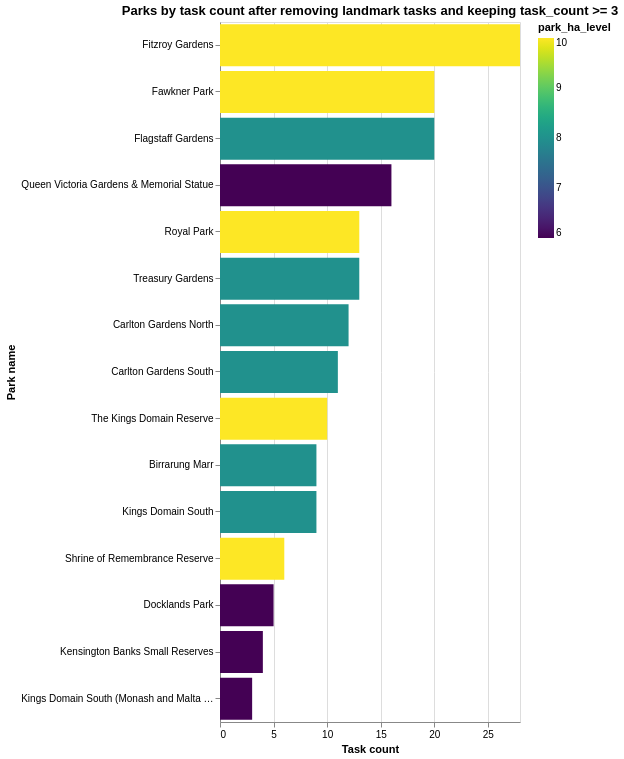

Write notebook code for a chart like this one.
### Code cell
# Remove landmark tasks and task_count >= 3
if "feature_source" in tasks.columns:
    tasks = tasks[tasks["feature_source"].astype(str).str.lower() != "landmark"].copy()

# Compute task counts per park after filtering
counts = tasks.groupby("park_id").size().reset_index(name="task_count")
parks["park_id"] = pd.to_numeric(parks["park_id"], errors="coerce")
counts["park_id"] = pd.to_numeric(counts["park_id"], errors="coerce")
merged = parks.merge(counts, on="park_id", how="left")
merged["task_count"] = merged["task_count"].fillna(0).astype(int)
merged["park_ha_level"] = pd.to_numeric(merged["park_ha_level"], errors="coerce")

# Keep parks with park_ha_level >= 6 and at least 3 tasks
filtered = merged[(merged["park_ha_level"] >= 6) & (merged["task_count"] >= 3)].copy()

# Show all parks sorted by task_count
all_parks_sorted = filtered.sort_values("task_count", ascending=False)
bar = alt.Chart(all_parks_sorted).mark_bar().encode(
    x=alt.X("task_count:Q", title="Task count"),
    y=alt.Y("park_name:N", sort="-x", title="Park name"),
    color=alt.Color("park_ha_level:Q", scale=alt.Scale(scheme="viridis")),
    tooltip=["park_name:N", "park_id:Q", "task_count:Q", "park_ha_level:Q"]
).properties(title="Parks by task count after removing landmark tasks and keeping task_count >= 3", height=700)

bar.configure_axis(labelLimit=200)

### Figure 1 — Vega-Lite specification as saved in the notebook (floating-point values rounded to 4 significant figures)
{"config": {"view": {"continuousWidth": 300, "continuousHeight": 300}, "axis": {"labelLimit": 200}}, "data": {"name": "data-a532b33046ae3b9226c6ea2f82f45b43"}, "mark": {"type": "bar"}, "encoding": {"color": {"field": "park_ha_level", "scale": {"scheme": "viridis"}, "type": "quantitative"}, "tooltip": [{"field": "park_name", "type": "nominal"}, {"field": "park_id", "type": "quantitative"}, {"field": "task_count", "type": "quantitative"}, {"field": "park_ha_level", "type": "quantitative"}], "x": {"field": "task_count", "title": "Task count", "type": "quantitative"}, "y": {"field": "park_name", "sort": "-x", "title": "Park name", "type": "nominal"}}, "height": 700, "title": "Parks by task count after removing landmark tasks and keeping task_count >= 3", "$schema": "https://vega.github.io/schema/vega-lite/v6.1.0.json", "datasets": {"data-a532b33046ae3b9226c6ea2f82f45b43": [{"park_id": 36, "park_name": "Fitzroy Gardens", "description": "Fitzroy Gardens is a public park in Melbourne, Melbourne.", "latitude": -37.81, "longitude": 145.0, "st_point": "POINT(144.98045579973143 -37.81296164888416)", "min_weather_accept_level": 5.5, "transport_accessibility_score": 6, "task_richness_score": 10.0, "park_ha_level": 10, "recommend_description": "This park has strong weather tolerance because it combines rich activities, suitable size, and accessible transport. This park contains 13 nature features, 18 art features, 1 urban discovery features.", "task_count": 28}, {"park_id": 35, "park_name": "Fawkner Park", "description": "Fawkner Park is a public park in Melbourne, Melbourne.", "latitude": -37.84, "longitude": 145.0, "st_point": "POINT(144.98174178026838 -37.84103061438385)", "min_weather_accept_level": 5.95, "transport_accessibility_score": 6, "task_richness_score": 8.0, "park_ha_level": 10, "recommend_description": "This park has strong weather tolerance because it combines rich activities, suitable size, and accessible transport. This park contains 21 nature features.", "task_count": 20}, {"park_id": 37, "park_name": "Flagstaff Gardens", "description": "Flagstaff Gardens is a public park in Melbourne, Melbourne.", "latitude": -37.81, "longitude": 145.0, "st_point": "POINT(144.95443421269437 -37.81045611438672)", "min_weather_accept_level": 5.77, "transport_accessibility_score": 9, "task_richness_score": 8.47, "park_ha_level": 8, "recommend_description": "This park has strong weather tolerance because it combines rich activities, suitable size, and accessible transport. This park contains 17 nature features, 4 art features.", "task_count": 20}, {"park_id": 93, "park_name": "Queen Victoria Gardens & Memorial Statue", "description": "Queen Victoria Gardens & Memorial Statue is a public park in Melbourne, Melbourne.", "latitude": -37.82, "longitude": 145.0, "st_point": "POINT(144.97108137630903 -37.82189460768603)", "min_weather_accept_level": 6.21, "transport_accessibility_score": 9, "task_richness_score": 7.85, "park_ha_level": 6, "recommend_description": "This park has strong weather tolerance because it combines rich activities, suitable size, and accessible transport. This park contains 5 nature features, 12 art features.", "task_count": 16}, {"park_id": 101, "park_name": "Royal Park", "description": "Royal Park is a public park in Melbourne, Melbourne.", "latitude": -37.79, "longitude": 144.9, "st_point": "POINT(144.9497571609021 -37.78922077121199)", "min_weather_accept_level": 5.97, "transport_accessibility_score": 4, "task_richness_score": 9.0, "park_ha_level": 10, "recommend_description": "This park has strong weather tolerance because it combines rich activities, suitable size, and accessible transport. This park contains 12 nature features, 2 art features.", "task_count": 13}, {"park_id": 124, "park_name": "Treasury Gardens", "description": "Treasury Gardens is a public park in Melbourne, Melbourne.", "latitude": -37.81, "longitude": 145.0, "st_point": "POINT(144.97615228376898 -37.814109880997094)", "min_weather_accept_level": 5.84, "transport_accessibility_score": 9, "task_richness_score": 8.15, "park_ha_level": 8, "recommend_description": "This park has strong weather tolerance because it combines rich activities, suitable size, and accessible transport. This park contains 10 nature features, 4 art features.", "task_count": 13}, {"park_id": 14, "park_name": "Carlton Gardens North", "description": "Carlton Gardens North is a public park in Melbourne, Melbourne.", "latitude": -37.8, "longitude": 145.0, "st_point": "POINT(144.97195227866774 -37.80196385653347)", "min_weather_accept_level": 6.0, "transport_accessibility_score": 9, "task_richness_score": 7.42, "park_ha_level": 8, "recommend_description": "This park has strong weather tolerance because it combines rich activities, suitable size, and accessible transport. This park contains 13 nature features.", "task_count": 12}, {"park_id": 15, "park_name": "Carlton Gardens South", "description": "Carlton Gardens South is a public park in Melbourne, Melbourne.", "latitude": -37.81, "longitude": 145.0, "st_point": "POINT(144.97123206483835 -37.80629946165889)", "min_weather_accept_level": 5.71, "transport_accessibility_score": 9, "task_richness_score": 8.76, "park_ha_level": 8, "recommend_description": "This park has strong weather tolerance because it combines rich activities, suitable size, and accessible transport. This park contains 10 nature features, 2 art features.", "task_count": 11}, {"park_id": 122, "park_name": "The Kings Domain Reserve", "description": "The Kings Domain Reserve is a public park in Melbourne, Melbourne.", "latitude": -37.83, "longitude": 145.0, "st_point": "POINT(144.97382741822966 -37.82505100509447)", "min_weather_accept_level": 6.1, "transport_accessibility_score": 3, "task_richness_score": 9.0, "park_ha_level": 10, "recommend_description": "This park has strong weather tolerance because it combines rich activities, suitable size, and accessible transport. This park contains 2 nature features, 9 art features.", "task_count": 10}, {"park_id": 8, "park_name": "Birrarung Marr", "description": "Birrarung Marr is a public park in Melbourne, Melbourne.", "latitude": -37.82, "longitude": 145.0, "st_point": "POINT(144.9738236456279 -37.81890622464687)", "min_weather_accept_level": 6.11, "transport_accessibility_score": 6, "task_richness_score": 8.62, "park_ha_level": 8, "recommend_description": "This park has strong weather tolerance because it combines rich activities, suitable size, and accessible transport. This park contains 4 nature features, 6 art features.", "task_count": 9}, {"park_id": 61, "park_name": "Kings Domain South", "description": "Kings Domain South is a public park in Melbourne, Melbourne.", "latitude": -37.83, "longitude": 145.0, "st_point": "POINT(144.978420348584 -37.832351043772675)", "min_weather_accept_level": 6.42, "transport_accessibility_score": 6, "task_richness_score": 7.22, "park_ha_level": 8, "recommend_description": "This park is suitable for good weather conditions and may still work for short outdoor visits. This park contains 9 nature features.", "task_count": 9}, {"park_id": 109, "park_name": "Shrine of Remembrance Reserve", "description": "Shrine of Remembrance Reserve is a public park in Melbourne, Melbourne.", "latitude": -37.83, "longitude": 145.0, "st_point": "POINT(144.9730683791196 -37.83039407493965)", "min_weather_accept_level": 5.47, "transport_accessibility_score": 8, "task_richness_score": 9.0, "park_ha_level": 10, "recommend_description": "This park has strong weather tolerance because it combines rich activities, suitable size, and accessible transport. This park contains 5 nature features, 2 art features, 1 urban discovery features.", "task_count": 6}, {"park_id": 27, "park_name": "Docklands Park", "description": "Docklands Park is a public park in Melbourne, Melbourne.", "latitude": -37.82, "longitude": 144.9, "st_point": "POINT(144.9467115304261 -37.82080097716886)", "min_weather_accept_level": 6.75, "transport_accessibility_score": 9, "task_richness_score": 5.45, "park_ha_level": 6, "recommend_description": "This park is suitable for good weather conditions and may still work for short outdoor visits. This park contains 4 nature features, 2 art features.", "task_count": 5}, {"park_id": 56, "park_name": "Kensington Banks Small Reserves", "description": "Kensington Banks Small Reserves is a public park in Melbourne, Melbourne.", "latitude": -37.79, "longitude": 144.9, "st_point": "POINT(144.9214818692829 -37.794277800344545)", "min_weather_accept_level": 7.58, "transport_accessibility_score": 6, "task_richness_score": 3.4, "park_ha_level": 6, "recommend_description": "This park is best recommended only under ideal weather because its size, activity richness, or transport access is limited. This park contains 4 nature features.", "task_count": 4}, {"park_id": 63, "park_name": "Kings Domain South (Monash and Malta Monuments)", "description": "Kings Domain South (Monash and Malta Monuments) is a public park in Melbourne, Melbourne.", "latitude": -37.83, "longitude": 145.0, "st_point": "POINT(144.97402636241267 -37.828367768712475)", "min_weather_accept_level": 7.69, "transport_accessibility_score": 6, "task_richness_score": 2.94, "park_ha_level": 6, "recommend_description": "This park is best recommended only under ideal weather because its size, activity richness, or transport access is limited. This park contains 3 art features.", "task_count": 3}]}}
